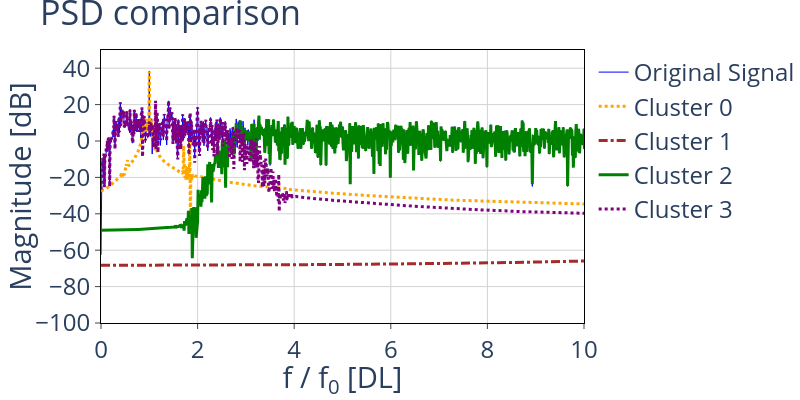
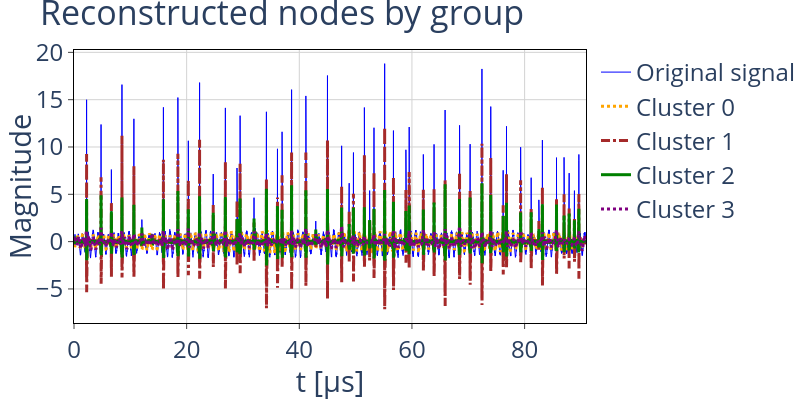

Notebook cell for these charts, in order:
### Code cell
# Set clusters to None to plot all of them, otherwise, plot a list of int
fig = plot.plot_fft_by_group(
    tr_obj, labels_sorted, sampling_rate,
    clusters=None,
    xlims=[0,fft_lim],
    ylims=[-100,50],
    fundamental_freq=frequency,
    freq_threshold=freq_threshold,
    fig_height=Fig_Height,
    fig_width=Fig_Width,
    plot_full_reconstruction=False,
)

fig = plot.plot_reconstructions_by_group(
    tr_obj, labels_sorted, t_plot, freq_threshold,
    fig_height=Fig_Height,
    fig_width=Fig_Width,
)

### Figure 1 — Plotly figure (JSON) as saved in the notebook; plotly's stock layout.template omitted (floating-point values rounded to 4 significant figures; data arrays with more than 128 entries replaced by an {"elided": "..."} marker saying what was removed)
{"data": [{"line": {"color": "blue", "dash": "solid", "width": 1}, "mode": "lines", "name": "Original Signal", "type": "scatter", "x": {"elided": "9090 float values"}, "y": {"elided": "9090 float values"}}, {"line": {"color": "orange", "dash": "dot", "width": 3}, "mode": "lines", "name": "Cluster 0", "type": "scatter", "x": {"elided": "9090 float values"}, "y": {"elided": "9090 float values"}}, {"line": {"color": "brown", "dash": "dashdot", "width": 3}, "mode": "lines", "name": "Cluster 1", "type": "scatter", "x": {"elided": "9090 float values"}, "y": {"elided": "9090 float values"}}, {"line": {"color": "green", "dash": "solid", "width": 3}, "mode": "lines", "name": "Cluster 2", "type": "scatter", "x": {"elided": "9090 float values"}, "y": {"elided": "9090 float values"}}, {"line": {"color": "purple", "dash": "dot", "width": 3}, "mode": "lines", "name": "Cluster 3", "type": "scatter", "x": {"elided": "9090 float values"}, "y": {"elided": "9090 float values"}}], "layout": {"font": {"size": 24}, "height": 400, "legend": {"font": {"size": 24}, "title": {"text": ""}, "traceorder": "normal"}, "margin": {"b": 0, "l": 0, "r": 0, "t": 50}, "plot_bgcolor": "white", "title": {"text": "PSD comparison"}, "width": 800, "xaxis": {"gridcolor": "lightgrey", "linecolor": "black", "mirror": true, "range": [0, 10], "showline": true, "tickfont": {"size": 24}, "ticks": "outside", "title": {"text": "f / f<sub>0</sub> [DL]"}}, "yaxis": {"gridcolor": "lightgrey", "linecolor": "black", "mirror": true, "range": [-100, 50], "showline": true, "tickfont": {"size": 24}, "ticks": "outside", "title": {"text": "Magnitude [dB]"}}}}

### Figure 2 — Plotly figure (JSON) as saved in the notebook; plotly's stock layout.template omitted (floating-point values rounded to 4 significant figures; data arrays with more than 128 entries replaced by an {"elided": "..."} marker saying what was removed)
{"data": [{"line": {"color": "blue", "dash": "solid", "width": 1}, "mode": "lines", "name": "Original signal", "type": "scatter", "x": {"elided": "18181 float values"}, "y": {"elided": "18181 float values"}}, {"line": {"color": "orange", "dash": "dot", "width": 3}, "mode": "lines", "name": "Cluster 0", "type": "scatter", "x": {"elided": "18181 float values"}, "y": {"elided": "18181 float values"}}, {"line": {"color": "brown", "dash": "dashdot", "width": 3}, "mode": "lines", "name": "Cluster 1", "type": "scatter", "x": {"elided": "18181 float values"}, "y": {"elided": "18181 float values"}}, {"line": {"color": "green", "dash": "solid", "width": 3}, "mode": "lines", "name": "Cluster 2", "type": "scatter", "x": {"elided": "18181 float values"}, "y": {"elided": "18181 float values"}}, {"line": {"color": "purple", "dash": "dot", "width": 3}, "mode": "lines", "name": "Cluster 3", "type": "scatter", "x": {"elided": "18181 float values"}, "y": {"elided": "18181 float values"}}], "layout": {"font": {"size": 24}, "height": 400, "legend": {"font": {"size": 24}, "title": {"text": ""}, "traceorder": "normal"}, "margin": {"b": 0, "l": 0, "r": 0, "t": 50}, "plot_bgcolor": "white", "title": {"text": "Reconstructed nodes by group"}, "width": 800, "xaxis": {"gridcolor": "lightgrey", "linecolor": "black", "mirror": true, "showline": true, "tickfont": {"size": 24}, "ticks": "outside", "title": {"text": "t [&mu;s]"}}, "yaxis": {"gridcolor": "lightgrey", "linecolor": "black", "mirror": true, "showline": true, "tickfont": {"size": 24}, "ticks": "outside", "title": {"text": "Magnitude"}}}}
